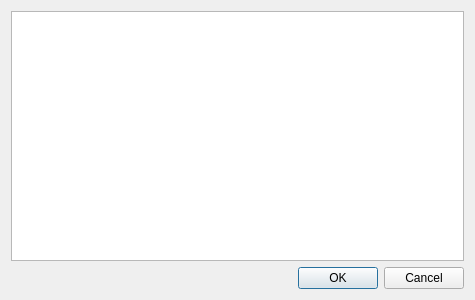
<?xml version="1.0" encoding="UTF-8"?>
<ui version="4.0">
 <class>Search</class>
 <widget class="QDialog" name="Search">
  <property name="geometry">
   <rect>
    <x>0</x>
    <y>0</y>
    <width>475</width>
    <height>300</height>
   </rect>
  </property>
  <property name="minimumSize">
   <size>
    <width>300</width>
    <height>300</height>
   </size>
  </property>
  <property name="windowTitle">
   <string>Contact Manager - Search Results</string>
  </property>
  <property name="windowIcon">
   <iconset resource="Icon.qrc">
    <normaloff>:/icon-image.png</normaloff>:/icon-image.png</iconset>
  </property>
  <layout class="QVBoxLayout" name="verticalLayout">
   <item>
    <widget class="QListView" name="listSearchResults">
     <property name="accessibleName">
      <string>Search Results</string>
     </property>
     <property name="horizontalScrollBarPolicy">
      <enum>Qt::ScrollBarAlwaysOff</enum>
     </property>
     <property name="selectionMode">
      <enum>QAbstractItemView::NoSelection</enum>
     </property>
     <property name="selectionBehavior">
      <enum>QAbstractItemView::SelectRows</enum>
     </property>
    </widget>
   </item>
   <item>
    <widget class="QDialogButtonBox" name="buttonBox">
     <property name="orientation">
      <enum>Qt::Horizontal</enum>
     </property>
     <property name="standardButtons">
      <set>QDialogButtonBox::Cancel|QDialogButtonBox::Ok</set>
     </property>
    </widget>
   </item>
  </layout>
 </widget>
 <tabstops>
  <tabstop>listSearchResults</tabstop>
 </tabstops>
 <resources>
  <include location="Icon.qrc"/>
 </resources>
 <connections>
  <connection>
   <sender>buttonBox</sender>
   <signal>accepted()</signal>
   <receiver>Search</receiver>
   <slot>accept()</slot>
   <hints>
    <hint type="sourcelabel">
     <x>248</x>
     <y>254</y>
    </hint>
    <hint type="destinationlabel">
     <x>157</x>
     <y>274</y>
    </hint>
   </hints>
  </connection>
  <connection>
   <sender>buttonBox</sender>
   <signal>rejected()</signal>
   <receiver>Search</receiver>
   <slot>reject()</slot>
   <hints>
    <hint type="sourcelabel">
     <x>316</x>
     <y>260</y>
    </hint>
    <hint type="destinationlabel">
     <x>286</x>
     <y>274</y>
    </hint>
   </hints>
  </connection>
 </connections>
</ui>
